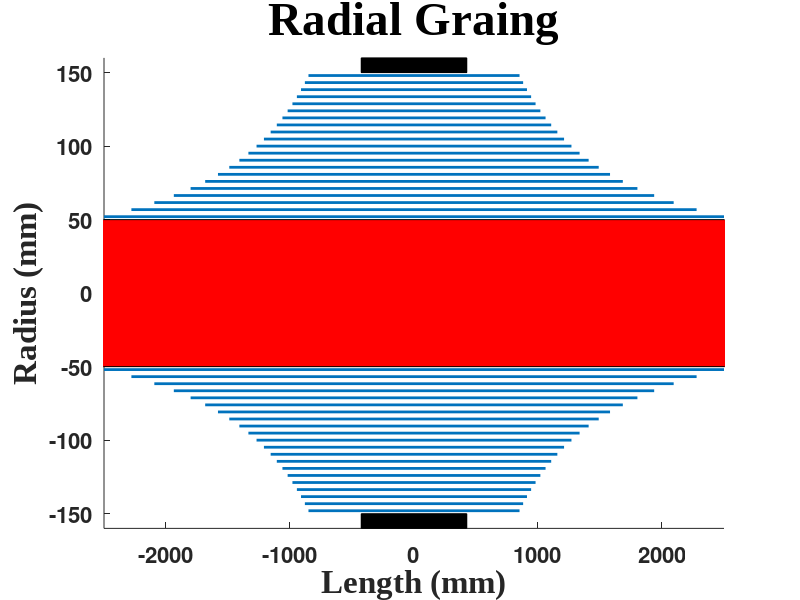
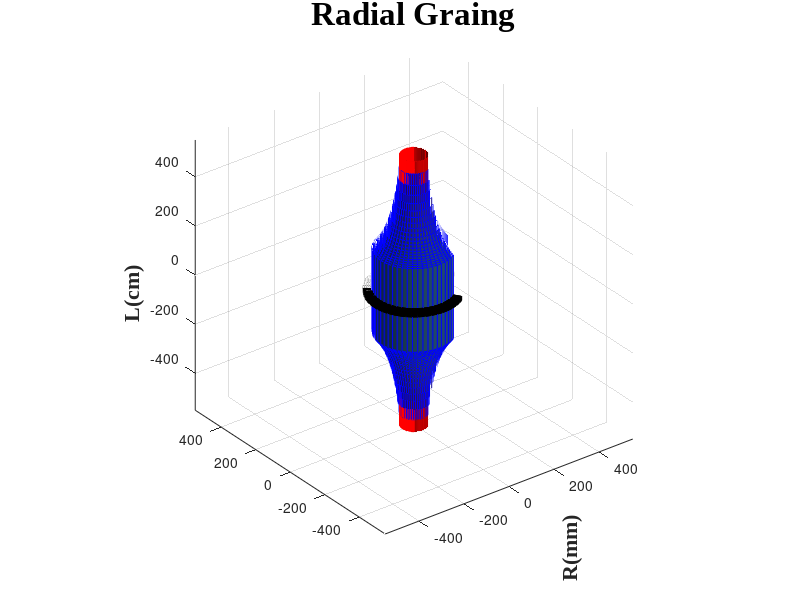

Write MATLAB code to recreate these figures, in order.
clc
close all
clear all
%%
% Declareing Given Variables 
Voltage = 275000;
Inner_diameter = 100; 
Outer_diameter = 300;
First_foil_length = 5000;
N = 21;
Foil_Thickness = 0.1;
First_Gap = 2;
Last_Gap  = 2;

%%
% Defining new variables
Del_Voltage = Voltage/N-1; %Voltage between each foil
Del_Radius = ((Outer_diameter- Inner_diameter)-2*(First_Gap+Last_Gap))/(2*(N-1)); % Spacing between each foil
%Initialise vectors (22 for 3D plotting)
L = zeros(1,N+1); 
Radius = zeros(1,N+1);

%%
% Calculation
L(1)=First_foil_length; %The first foil is 5000mm and connected to the conductor, no capacitance between conductor and this foil
r0 = Inner_diameter/2; %Radius of the conductor
Radius(1)= Inner_diameter/2  + First_Gap; % Radial position of first foil = 52mm

%Calculate the radial positions of all foils
for i=2:N
    Radius(i)=Radius(i-1) + Del_Radius;
end

% Refer to Section 2.2 for an explanation of this assumption
L(2)= log(Radius(2)/Radius(1))* L(1) / log(Radius(1)/(Radius(1)-Del_Radius)) ;

%Follow the iterative formula
for i=3:N     
    L(i)= log(Radius(i-1)/Radius(i))* L(i-1) / log(Radius(i-2)/Radius(i-1));
end

%For plotting - add the outer shell
L(N+1)=L(N)-.5*L(N);
Radius(N+1)=Radius(N)+ Last_Gap;

%%
% Ploting
x=zeros(1,2*(N+1));
y=x;
j=1;
for i=1:2:2*(N+1)
    x(i)=L(j)/2;
    x(i+1)=-L(j)/2;
    y(i)=Radius(j);
    y(i+1)=Radius(j);
    j=j+1;
end
y2=-y;

% 2D Plot
figure
axes('FontSize',16,'fontWeight','bold')
rect_H = rectangle('Position', [-1.1.*x(1),- r0, 2.2*x(1), 2*r0]); 
set(rect_H, 'FaceColor', 'r') 

for i=1:2:2*(N)
    hold on
    line(x(i:i+1), y(i:i+1), 'LineWidth',2)
    line(x(i:i+1), y2(i:i+1),'LineWidth',2)
    %axis equal
end
rect_H = rectangle('Position', [-L(N+1)/2,Outer_diameter/2, L(N+1), 10]); 
set(rect_H, 'FaceColor',[0, 0, 0])
rect_H = rectangle('Position', [-L(N+1)/2,-10-Outer_diameter/2, L(N+1), 10]); 
set(rect_H, 'FaceColor',[0, 0, 0]);
title('Radial Graing','FontName','Times New Roman','FontSize',34,'fontWeight','bold');
xlabel('Length (mm)','FontName','Times New Roman','FontSize',24,'fontWeight','bold')
ylabel('Radius (mm)','FontName','Times New Roman','FontSize',24,'fontWeight','bold')
xlim([x(2) x(1)]);ylim([y2(end)-10 y(end)+10])


% 3D Plot
K=50; scl=.1; % Z direction scalling value for plotting
p= 6*N/3+1; %adjusting the Cut in the 3D shap
figure
axes('FontSize',16,'fontWeight','bold');
R=[r0 r0];
[X,Y,Z] = cylinder(R,5*K);
Z(2, :) =( L(1)+ .1*L(1))*scl;
Z(1, :) = - Z(2, :);
surf(X,Y,Z, 'FaceColor',[1,0,0],'EdgeColor', [1,0,0]);
for i=1:N
    hold on
    R=[Radius(i) Radius(i)];
    [X,Y,Z] = cylinder(R,K);
    Z(2,:)= L(i);
    Z(1,:)= -L(i);
    X = X(:,1:p);
    Y = Y(:,1:p);
    Z = Z(:,1:p)*scl;
    testsubject = surf(X,Y,Z); 
    set(testsubject,'FaceAlpha',0.8,'EdgeColor','b')
    axis equal
end
Ground=Radius(N+1)-1;
for i=1:30
    R=[Ground+i Ground+i];
    [X,Y,Z] = cylinder(R,K);
    Z(2, :) = L(N+1)*scl;
    Z(1, :) = - Z(2, :);
    X = X(:,1:p);
    Y = Y(:,1:p);
    Z = Z(:,1:p)*scl;
    surf(X,Y,Z, 'FaceColor', [0,0,0],'EdgeColor',[0, 0, 0]);
end
camlight
lighting gouraud
title('Radial Graing','FontName','Times New Roman','FontSize',24,'fontWeight','bold');
xlabel('R(mm)','FontName','Times New Roman','FontSize',16,'fontWeight','bold','Rotation',90,'HorizontalAlignment','right')
zlabel('L(cm)','FontName','Times New Roman','FontSize',16,'fontWeight','bold','HorizontalAlignment','right')

% Saving results to file
FID = fopen('RadialVals21.tex', 'w');
fprintf(FID, '\\begin{table}[!htb]\n');
fprintf(FID, '\\caption{Radial Grading Calculations Results}\n');
fprintf(FID, '\\label{table:radialvals}\n');
fprintf(FID, '\\begin{center}\n');
fprintf(FID, '\\begin{tabular}{cc}\n');
fprintf(FID, '\\toprule\n');
fprintf(FID, '\\textbf{Radius(mm)} & \\textbf{Length(mm)} \\\\ \\toprule\n');
for i=1:N+1
    fprintf(FID, '%4.2f & %4.2f \\\\\n', Radius(i), L(i));
end 
fprintf(FID, '\\bottomrule\n');
fprintf(FID, '\\end{tabular}\n');
fprintf(FID, '\\end{center}\n');
fprintf(FID, '\\end{table}\n');
fclose(FID);



